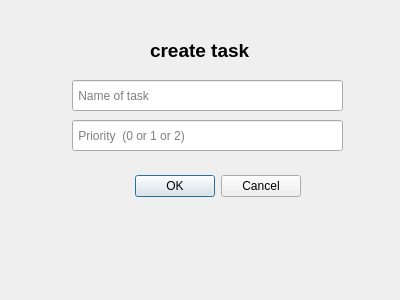
<?xml version="1.0" encoding="UTF-8"?>
<ui version="4.0">
 <class>Dialog_add_task</class>
 <widget class="QDialog" name="Dialog_add_task">
  <property name="geometry">
   <rect>
    <x>0</x>
    <y>0</y>
    <width>400</width>
    <height>300</height>
   </rect>
  </property>
  <property name="windowTitle">
   <string>Dialog</string>
  </property>
  <widget class="QDialogButtonBox" name="buttonBox">
   <property name="geometry">
    <rect>
     <x>-40</x>
     <y>170</y>
     <width>341</width>
     <height>32</height>
    </rect>
   </property>
   <property name="orientation">
    <enum>Qt::Horizontal</enum>
   </property>
   <property name="standardButtons">
    <set>QDialogButtonBox::Cancel|QDialogButtonBox::Ok</set>
   </property>
  </widget>
  <widget class="QLineEdit" name="name_of_task_input">
   <property name="geometry">
    <rect>
     <x>72</x>
     <y>80</y>
     <width>271</width>
     <height>31</height>
    </rect>
   </property>
   <property name="placeholderText">
    <string> Name of task</string>
   </property>
  </widget>
  <widget class="QLabel" name="name_of_task_lbl">
   <property name="geometry">
    <rect>
     <x>150</x>
     <y>30</y>
     <width>151</width>
     <height>41</height>
    </rect>
   </property>
   <property name="font">
    <font>
     <pointsize>14</pointsize>
     <bold>true</bold>
    </font>
   </property>
   <property name="text">
    <string>create task</string>
   </property>
  </widget>
  <widget class="QLineEdit" name="priority_input">
   <property name="geometry">
    <rect>
     <x>72</x>
     <y>120</y>
     <width>271</width>
     <height>31</height>
    </rect>
   </property>
   <property name="placeholderText">
    <string> Priority  (0 or 1 or 2)</string>
   </property>
  </widget>
 </widget>
 <resources/>
 <connections>
  <connection>
   <sender>buttonBox</sender>
   <signal>accepted()</signal>
   <receiver>Dialog_add_task</receiver>
   <slot>accept()</slot>
   <hints>
    <hint type="sourcelabel">
     <x>248</x>
     <y>254</y>
    </hint>
    <hint type="destinationlabel">
     <x>157</x>
     <y>274</y>
    </hint>
   </hints>
  </connection>
  <connection>
   <sender>buttonBox</sender>
   <signal>rejected()</signal>
   <receiver>Dialog_add_task</receiver>
   <slot>reject()</slot>
   <hints>
    <hint type="sourcelabel">
     <x>316</x>
     <y>260</y>
    </hint>
    <hint type="destinationlabel">
     <x>286</x>
     <y>274</y>
    </hint>
   </hints>
  </connection>
 </connections>
</ui>
